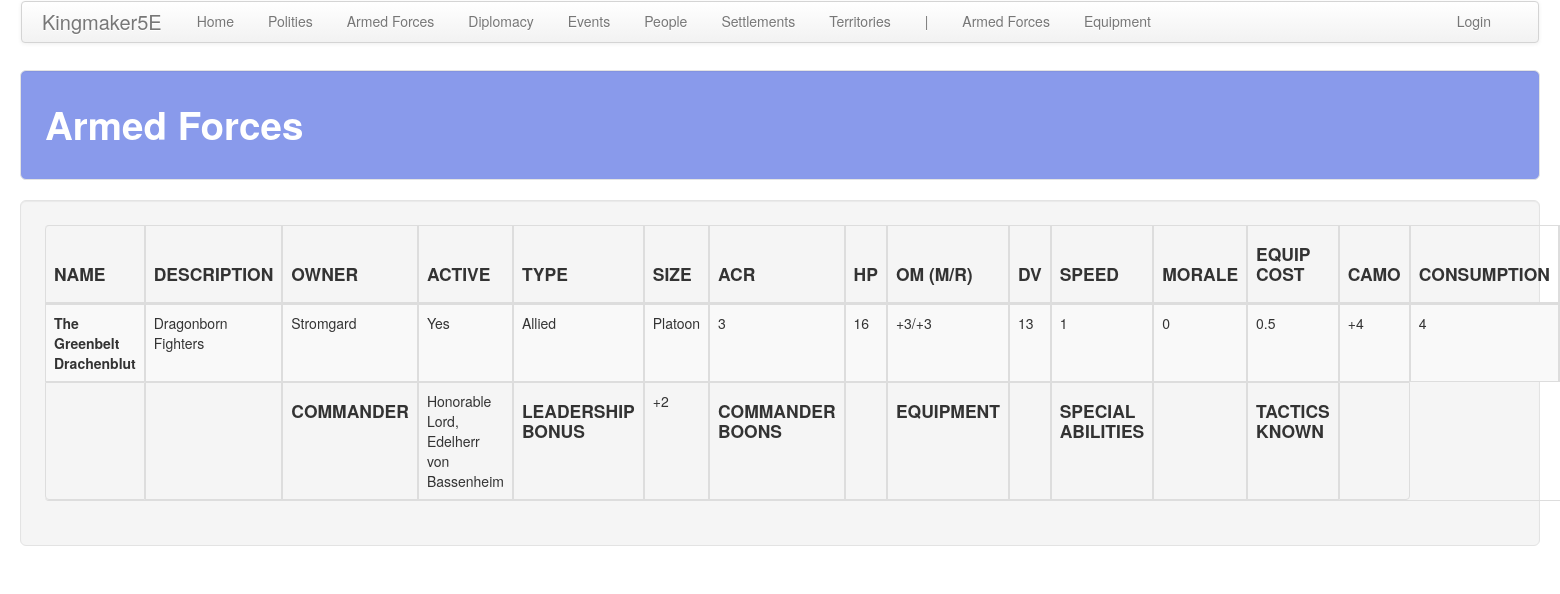
The page /armed_forces/ on the database as committed earlier.
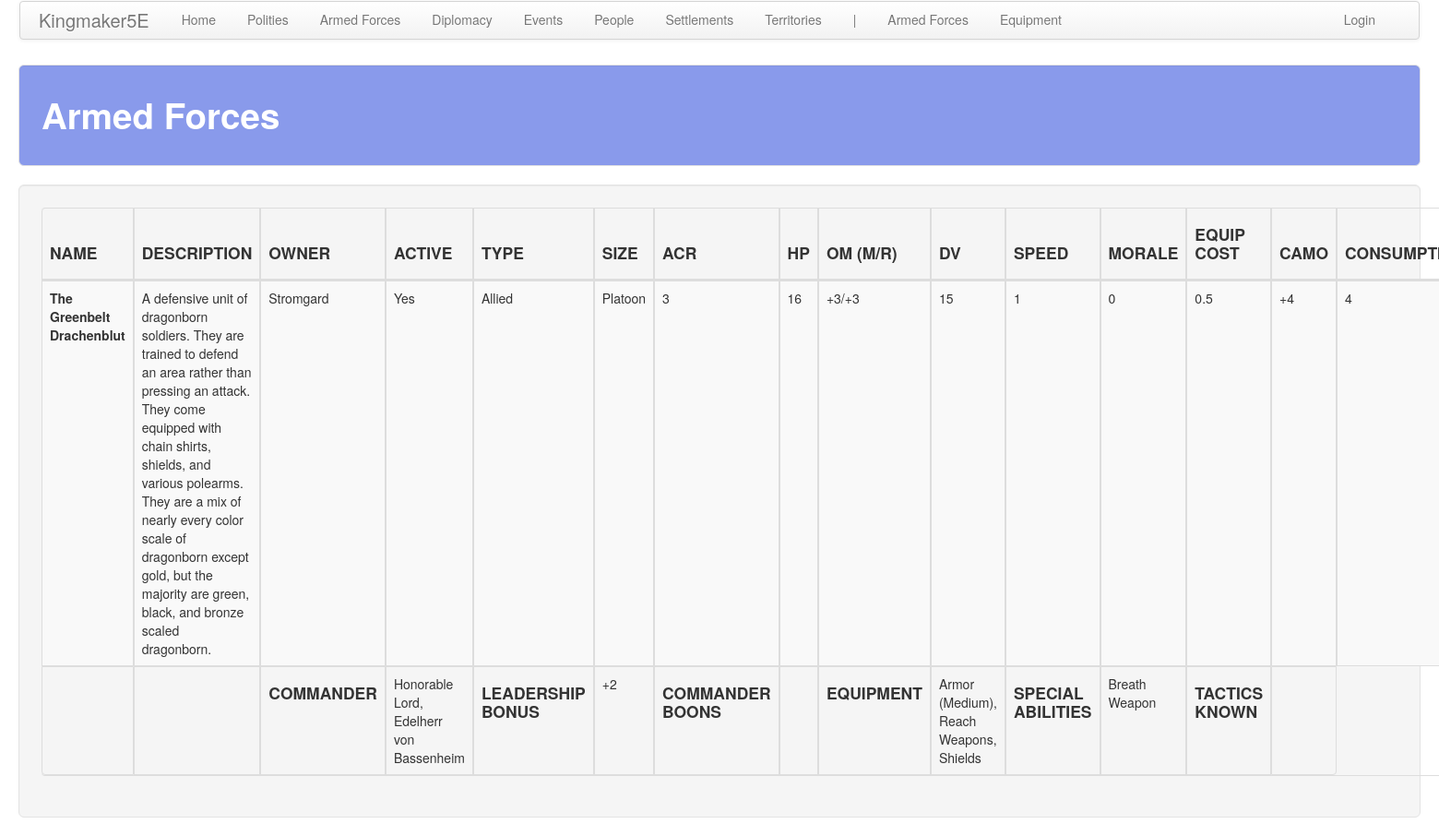
The same page on the database as committed later.
### armed_forces/models.py (models this page shows, shortened)
class ArmedForce(models.Model):
    polity = models.ForeignKey(
        'polity.Polity', on_delete=models.CASCADE,
        related_name='army', related_query_name='army'
    )
    active = models.BooleanField(default=True)
    name = models.CharField(max_length=default_max_length)
    desc = models.TextField(blank=True, default='')
    morale = models.IntegerField(default=0)
    speed = models.IntegerField(default=1)
    hit_die = models.IntegerField(default=10)
    type = models.ForeignKey(
        SoldierType, on_delete=models.CASCADE, default=1,
        related_name='armed_force', related_query_name='armed_force',
    )
    size = models.ForeignKey(
        UnitType, on_delete=models.CASCADE, default=1,
        related_name='armed_force', related_query_name='armed_force',
    )
    commander = models.ForeignKey(
        'people.Person', on_delete=models.CASCADE, default=None, null=True, blank=True,
        related_name='armed_force', related_query_name='armed_force',
    )
    equipment = models.ManyToManyField(
        Equipment, related_name='armed_force', related_query_name='armed_force', blank=True,
    )
    special_abilities = models.ManyToManyField(
        SpecialAbility, related_name='armed_force', related_query_name='armed_force', blank=True,
    )
    tactics_known = models.ManyToManyField(
        Tactic, related_name='armed_force', related_query_name='armed_force', blank=True, default=20,
    )
    custom_cr = models.FloatField(null=True, blank=True)
    mount_cr = models.FloatField(null=True, blank=True)

class SoldierType(models.Model):
    name = models.CharField(max_length=default_max_length)
    default_cr = models.FloatField(default=1)
    def __str__(self):
        return self.name

class UnitType(models.Model):
    name = models.CharField(max_length=default_max_length)
    num_soldiers = models.IntegerField(default=1)
    acr_mod = models.IntegerField(default=0)
    equip_cost_mult = models.FloatField(default=1)
    camo_mod = models.IntegerField(default=0)
    def __str__(self):
        return self.name

class SpecialAbility(models.Model):
    name = models.CharField(max_length=default_max_length)
    desc = models.TextField(blank=True)

### polity/models.py (models this page shows, shortened)
class Polity(models.Model):
    name = models.CharField(max_length=default_max_length)
    government = models.ForeignKey(
        Government, on_delete=models.CASCADE,
        related_name='polity', related_query_name='polity')
    alignment_lc = models.ForeignKey(
        AlignmentLC, on_delete=models.CASCADE,
        related_name='polity', related_query_name='polity')
    alignment_ge = models.ForeignKey(
        AlignmentGE, on_delete=models.CASCADE,
        related_name='polity', related_query_name='polity')
    treasury = models.IntegerField(default=0)
    unrest = models.IntegerField(default=0)
    desc = models.TextField(default="", blank=True)
    tax_edict = models.ForeignKey(
        'core.TaxEdict', on_delete=models.CASCADE,
        related_name='polity', related_query_name='polity')
    promotion_edict = models.ForeignKey(
        'core.PromotionEdict', on_delete=models.CASCADE,
        related_name='polity', related_query_name='polity')
    holiday_edict = models.ForeignKey(
        'core.HolidayEdict', on_delete=models.CASCADE,
        related_name='polity', related_query_name='polity')
    recruitment_edict = models.ForeignKey(
        'core.RecruitmentEdict', on_delete=models.CASCADE,
        related_name='polity', related_query_name='polity')
    ruler_attribute_1 = models.ForeignKey(
        Attribute, on_delete=models.CASCADE, null=True, blank=True,
        related_name='polity_ruler_1', related_query_name='polity_ruler_1')
    ruler_attribute_2 = models.ForeignKey(
        Attribute, on_delete=models.CASCADE, null=True, blank=True,
        related_name='polity_ruler_2', related_query_name='polity_ruler_2')
    ruler_attribute_3 = models.ForeignKey(
        Attribute, on_delete=models.CASCADE, null=True, blank=True,
        related_name='polity_ruler_3', related_query_name='polity_ruler_3')
    spymaster_attribute = models.ForeignKey(
        Attribute, on_delete=models.CASCADE, null=True, blank=True,
        related_name='polity_spymaster', related_query_name='polity_spymaster')

### people/models.py (models this page shows, shortened)
class Person(models.Model):
    first_name = models.CharField(max_length=default_max_length)
    middle_name = models.CharField(max_length=default_max_length, blank=True)
    last_name = models.CharField(max_length=default_max_length, blank=True)
    gender = models.ForeignKey(
        Gender, on_delete=models.CASCADE, related_name='person', related_query_name='person')
    noble_rank = models.ForeignKey(
        NobleRank, on_delete=models.CASCADE, related_name='person', related_query_name='person',
        blank=True, null=True
    )
    awards = models.ManyToManyField(
        Award, blank=True,
        related_name='person', related_query_name='person',
    )
    hit_dice = models.IntegerField(default=1)
    str = models.IntegerField(default=10)
    dex = models.IntegerField(default=10)
    con = models.IntegerField(default=10)
    int = models.IntegerField(default=10)
    wis = models.IntegerField(default=10)
    cha = models.IntegerField(default=10)
    notes = models.TextField(blank=True)
    polity = models.ForeignKey(
        'polity.Polity', on_delete=models.CASCADE,
        related_name='person', related_query_name='person'
    )
    leadership_role = models.ForeignKey(
        LeadershipRole, on_delete=models.CASCADE, blank=True, null=True,
        related_name='person', related_query_name='person'
    )
    boons = models.ManyToManyField(
        'armed_forces.Boon', blank=True,
        related_name='person', related_query_name='person',
    )

class NobleRank(models.Model):
    rank = models.CharField(max_length=default_max_length)
    male_title = models.CharField(max_length=default_max_length)
    female_title = models.CharField(max_length=default_max_length)
    male_honorific = models.CharField(max_length=default_max_length)
    female_honorific = models.CharField(max_length=default_max_length)
    desc = models.TextField(blank=True)

### armed_forces/views.py (the view)
# urls.py: path('', views.armed_forces, name='armed_forces'),
def armed_forces(request):
    obj_plural_s = a_plural
    obj_plural = a_plural.replace(' ', '_')
    items = a_obj.objects.order_by('polity__name', 'name')
    for armed_force in items:
        get_armed_force_details(armed_force)
    return render(
        request, '%s/%s.html' % (app_name, obj_plural),
        {'title': obj_plural_s.title(), obj_plural: items}
    )

### common/military.py (called while the page is built)
def determine_acr(cr, acr_mod):
    steps = acr_mod
    acr = cr
    while steps != 0:
        if steps > 0 and acr >= 1:
            acr += steps
            break
        elif steps < 0 and ((acr + steps) >= 1):
            acr += steps
            break
        elif steps > 0 and acr < 1:
            steps -= 1
            acr = acr * 2
        elif steps < 0 and ((acr - 1) >= 1):
            steps += 1
            acr -= 1
        elif steps < 0 and acr > 0.125:
            steps += 1
            acr = acr/2
        elif steps == 0:
            break
        else:
            acr = 0
            break
    return acr

def get_equipment_details(equipment):
    reqs = []
    for requirement in equipment.requirements.all():
        reqs.append(requirement.name)
    equipment.requirements_string = ', '.join(reqs)
    equipment.om_melee_mod_string = get_signed_number(equipment.om_melee_mod + equipment.om_mod)['s']
    equipment.om_ranged_mod_string = get_signed_number(equipment.om_ranged_mod + equipment.om_mod)['s']
    equipment.om_mod_string = "%s/%s" % (equipment.om_melee_mod_string, equipment.om_ranged_mod_string)
    equipment.dv_mod_string = get_signed_number(equipment.dv_mod)['s']
    equipment.speed_mod_string = get_signed_number(equipment.speed_mod)['s']
    equipment.morale_mod_string = get_signed_number(equipment.morale_mod)['s']
    return {'equipment': equipment}

### common/utils.py (called while the page is built)
def get_ability_score_mod(score):
    mod = 0
    if score in [12, 13]: mod = 1
    elif score in [14, 15]: mod = 2
    elif score in [16, 17]: mod = 3
    elif score in [18, 19]: mod = 4
    elif score in [20, 21]: mod = 5
    elif score in [8, 9]: mod = -1
    elif score in [6, 7]: mod = -2
    elif score in [4, 5]: mod = -3
    elif score in [2, 3]: mod = -4
    elif score in [1]: mod = -5
    elif score in [22, 23]: mod = 6
    elif score in [24, 25]: mod = 7
    elif score in [26, 27]: mod = 8
    return {'mod': mod}

def get_signed_number(number):
    if number >= 0:
        s = '+%s' % number
    else:
        s = '-%s' % abs(number)
    return {'s': s}

def get_mixed_number_string(num):
    if num == 0:
        s = '0'
    elif num < 1:
        s = '%s/%s' % float(num).as_integer_ratio()
    else:
        s = '%s' % int(num)
    return s

### armed_forces/templates/armed_forces/armed_forces.html (shortened to what this page needs)
<!DOCTYPE html>
{% extends 'armed_forces/base.html' %}
{% load staticfiles %}
{% block table_header %}
    <th class="th_ccell"><h4>NAME</h4></th>
    <th class="th_ccell"><h4>DESCRIPTION</h4></th>
    <th class="th_ccell"><h4>OWNER</h4></th>
    <th class="th_ccell"><h4>ACTIVE</h4></th>
    <th class="th_ccell"><h4>TYPE</h4></th>
    <th class="th_ccell"><h4>SIZE</h4></th>
    <th class="th_ccell"><h4>ACR</h4></th>
    <th class="th_ccell"><h4>HP</h4></th>
    <th class="th_ccell"><h4>OM (M/R)</h4></th>
    <th class="th_ccell"><h4>DV</h4></th>
    <th class="th_ccell"><h4>SPEED</h4></th>
    <th class="th_ccell"><h4>MORALE</h4></th>
    <th class="th_ccell"><h4>EQUIP COST</h4></th>
    <th class="th_ccell"><h4>CAMO</h4></th>
    <th class="th_ccell"><h4>CONSUMPTION</h4></th>
{% endblock %}
{% block table_body %}
    {% for armed_force in armed_forces %}
        <tr>
            <td class="tb_ccell"><b>{{ armed_force.name }}</b></td>
            <td class="tb_ccell">{{ armed_force.desc }}</td>
            <td class="tb_lcell">{{ armed_force.polity.name }}</td>
            <td class="tb_lcell">
                {% if armed_force.active %}
                    Yes
                {% else %}
                    In Reserve
                {% endif %}
            </td>
            <td class="tb_ccell">{{ armed_force.type }}</td>
            <td class="tb_ccell">{{ armed_force.size }}</td>
            <td class="tb_ccell">{{ armed_force.acr_string }}</td>
            <td class="tb_ccell">{{ armed_force.hp }}</td>
            <td class="tb_ccell">{{ armed_force.om_string }}</td>
            <td class="tb_ccell">{{ armed_force.dv }}</td>
            <td class="tb_ccell">{{ armed_force.speed }}</td>
            <td class="tb_ccell">{{ armed_force.morale }}</td>
            <td class="tb_ccell">{{ armed_force.equip_cost_mult }}</td>
            <td class="tb_ccell">
                {% if armed_force.camo_mod == 0 %}
                    N/A
                {% else %}
                    {{ armed_force.camo_mod_string }}
                {% endif %}
            </td>
            <td class="tb_ccell">{{ armed_force.consumption }}</td>
        </tr>
        <tr>
            <td></td>
            <td></td>
            <td><h4>COMMANDER</h4></td>
            <td>
                {% if armed_force.commander %}
                    {% if armed_force.commander.noble_rank is not None %}
                        {% if armed_force.commander.gender.name == "Female" %}
                            {{ armed_force.commander.noble_rank.female_honorific }},
                        {% else %}
                            {{ armed_force.commander.noble_rank.male_honorific }},
                        {% endif %}
                    {% endif %}
                    {% if armed_force.commander.noble_rank is not None %}
                        {% if armed_force.commander.gender.name == "Female" %}
                            {{ armed_force.commander.noble_rank.female_title }}
                        {% else %}
                            {{ armed_force.commander.noble_rank.male_title }}
                        {% endif %}
                    {% endif %}
                    {{ armed_force.commander.last_name }}
                {% else %}
                    None
                {% endif %}
            </td>
            <td><h4>LEADERSHIP BONUS</h4></td>
            <td>{{ armed_force.leadership_bonus_string }}</td>
            <td><h4>COMMANDER BOONS</h4></td>
            <td>{{ armed_force.commander_boons }}</td>
            <td><h4>EQUIPMENT</h4></td>
            <td>{{ armed_force.equipment_string }}</td>
            <td><h4>SPECIAL ABILITIES</h4></td>
            <td>{{ armed_force.special_abilities_string }}</td>
            <td><h4>TACTICS KNOWN</h4></td>
            <td>{{ armed_force.tactics_known_string }}</td>
        </tr>
    {% endfor %}
{% endblock %}

### armed_forces/templates/armed_forces/base.html
<!DOCTYPE html>
{% extends 'table.html' %}
{% block subnav_items %}
    <li class="disabled"><a href="#">|</a></li>
    <li role="presentation"><a href="{% url 'armed_forces:armed_forces' %}">Armed Forces</a></li>
    <li role="presentation"><a href="{% url 'armed_forces:equipment' %}">Equipment</a></li>
{% endblock %}

### templates/table.html (shortened to what this page needs)
<!DOCTYPE html>
{% extends 'base.html' %}
{% block content %}
    <div class="well well-large">
        <table class="table table-striped table-hover table-bordered table-responsive">
            <thead>
            <tr>
                {% block table_header %}
                {% endblock %}
            </tr>
            </thead>
            <tbody>
                {% block table_body %}
                {% endblock %}
            </tbody>
        </table>
    </div>
{% endblock %}

### templates/base.html (shortened to what this page needs)
<!DOCTYPE html>
{% load staticfiles %}
<html lang="en">
<head>
    <link rel="stylesheet" href="//maxcdn.bootstrapcdn.com/bootstrap/3.2.0/css/bootstrap.css">
    <link href="{% static 'css/bootstrap.min.css' %}" rel="stylesheet" media="screen">
    <link href="{% static 'css/bootstrap-responsive.min.css' %}" rel="stylesheet" media="screen">
    <link rel="stylesheet" href="{% static 'css/custom.css' %}">
</head>
<body>
    <div class="container-fluid">
        <div class="navbar">
            <div class="navbar-inner">
                <a class="brand">Kingmaker5E</a>
                <ul class="nav nav-pills">
                    <li role="presentation"><a href="{% url 'core:home' %}">Home</a></li>
                    <li role="presentation"><a href="{% url 'polity:polities' %}">Polities</a></li>
                    <li role="presentation">
                        <a href="{% url 'armed_forces:armed_forces' %}">
                            Armed Forces
                        </a>
                    </li>
                    <li role="presentation">
                        <a href="{% url 'diplomacy:diplomatic_relations' %}">
                            Diplomacy
                        </a>
                    </li>
                    <li role="presentation"><a href="{% url 'events:events' %}">Events</a></li>
                    <li role="presentation"><a href="{% url 'people:people' %}">People</a></li>
                    <li role="presentation">
                        <a href="{% url 'settlements:settlements' %}">
                        Settlements
                        </a>
                    </li>
                    <li role="presentation">
                        <a href="{% url 'territory:territories' %}">
                            Territories
                        </a>
                    </li>
                    {% block subnav_items %}{% endblock %}
                </ul>
                <ul class="nav nav-pills navbar-right">
                    <li role="presentation">
                        {% if user.is_authenticated %}
                            <a href="{% url 'logout' %}">Logout</a>
                        {% else %}
                            <a href="{% url 'login' %}">Login</a>
                        {% endif %}
                    </li>
                </ul>
            </div>
        </div>
        <div class="well well-large" style="background-color: #899AEB;">
            <h1 style="color: #ffffff;">{{ title }}</h1>
        </div>
        {% block content %}
        {% endblock %}
    </div>
</body>
</html>

### static/css/custom.css (style rules this page uses)
.th_ccell { text-align: center; padding: 20px 20px 20px 20px; }
.tb_ccell { text-align: center; padding: 20px 20px 20px 20px; }
.tb_lcell { text-align: left; padding: 20px 20px 20px 20px; }

Rows that differ between the two databases and show on the page:
changed ArmedForce "The Greenbelt Drachenblut": desc "Dragonborn Fighters" → "A defensive unit of dragonborn soldiers. They are trained to defend an area rather than pressing an attack. They come equipped with chain shirts, shields, and various polearms. They are a mix of nearly every color scale of dragonborn except gold, but the majority are green, black, and bronze scaled dragonborn."; dv "13" → "15"; equipment_string (not shown) → "Armor (Medium), Reach Weapons, Shields"; special_abilities_string (not shown) → "Breath Weapon"
